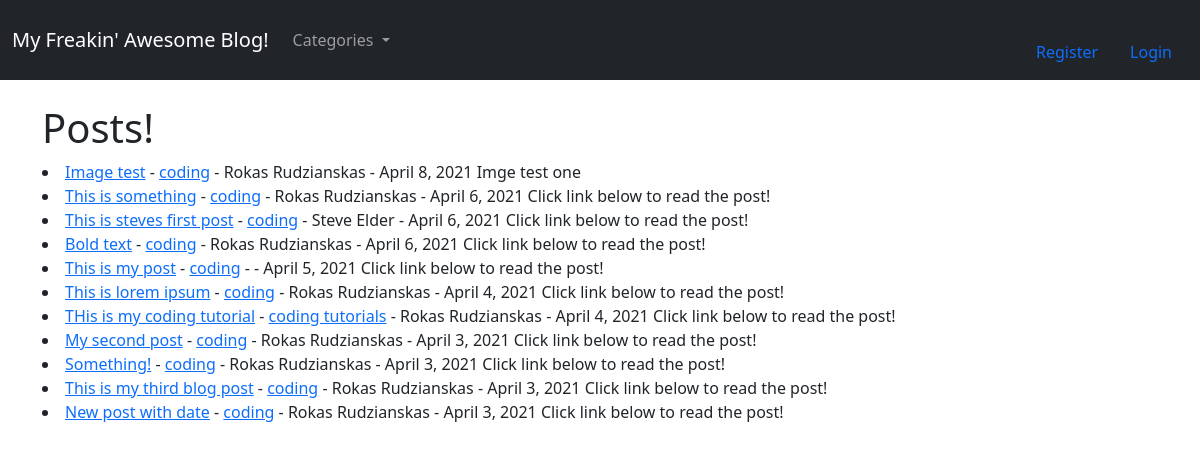
The page / on the database its author committed.
### theblog/models.py (models this page shows, shortened)
class Post(models.Model):
    title = models.CharField(max_length=255)
    header_image = models.ImageField(null=True, blank=True, upload_to="images/")
    title_tag = models.CharField(max_length=255)
    author = models.ForeignKey(User, on_delete=models.CASCADE)
    body = RichTextField(blank=True, null=True)
    post_date = models.DateField(auto_now_add=True)
    category = models.CharField(max_length=255, default='coding')
    snippet = models.CharField(max_length=255)
    likes = models.ManyToManyField(User, related_name='blog_posts')

### theblog/views.py (the view)
# urls.py: path('', HomeView.as_view(), name="home"),
class HomeView(ListView):
    model = Post
    template_name = 'home.html'
    ordering = ['-post_date']
    def get_context_data(self, *args, **kwargs):
        cat_menu = Category.objects.all()
        context = super(HomeView, self).get_context_data(*args, **kwargs)
        context["cat_menu"] = cat_menu
        return context

### theblog/models.py (called while the page is built)
    def __str__(self):
        return self.name

### theblog/templates/home.html (shortened to what this page needs)
{% extends 'base.html' %}
    {% block content %}
<h1>Posts!</h1>
    {% for post in object_list %}
   <li><a href="{% url 'article-detail' post.pk%}" >{{post.title}}</a> - <a href="{% url 'category' post.category|slugify %}">{{ post.category }}</a>
       - {{post.author.first_name}}
          {{post.author.last_name}} - {{ post.post_date }}
                {{ post.snippet }}
   </li>
{% endfor %}
    {% endblock %}

### rows shown on the page
Post: title "Image test", category "coding", author.first_name "Rokas", author.last_name "Rudzianskas", post_date "April 8, 2021", snippet "Imge test one"
Post: title "This is something", category "coding", author.first_name "Rokas", author.last_name "Rudzianskas", post_date "April 6, 2021", snippet "Click link below to read the post!"
Post: title "This is steves first post", category "coding", author.first_name "Steve", author.last_name "Elder", post_date "April 6, 2021", snippet "Click link below to read the post!"
Post: title "Bold text", category "coding", author.first_name "Rokas", author.last_name "Rudzianskas", post_date "April 6, 2021", snippet "Click link below to read the post!"
Post: title "This is my post", category "coding", post_date "April 5, 2021", snippet "Click link below to read the post!"
Post: title "This is lorem ipsum", category "coding", author.first_name "Rokas", author.last_name "Rudzianskas", post_date "April 4, 2021", snippet "Click link below to read the post!"
Post: title "THis is my coding tutorial", category "coding tutorials", author.first_name "Rokas", author.last_name "Rudzianskas", post_date "April 4, 2021", snippet "Click link below to read the post!"
Post: title "My second post", category "coding", author.first_name "Rokas", author.last_name "Rudzianskas", post_date "April 3, 2021", snippet "Click link below to read the post!"
Post: title "Something!", category "coding", author.first_name "Rokas", author.last_name "Rudzianskas", post_date "April 3, 2021", snippet "Click link below to read the post!"
Post: title "This is my third blog post", category "coding", author.first_name "Rokas", author.last_name "Rudzianskas", post_date "April 3, 2021", snippet "Click link below to read the post!"
Post: title "New post with date", category "coding", author.first_name "Rokas", author.last_name "Rudzianskas", post_date "April 3, 2021", snippet "Click link below to read the post!"
